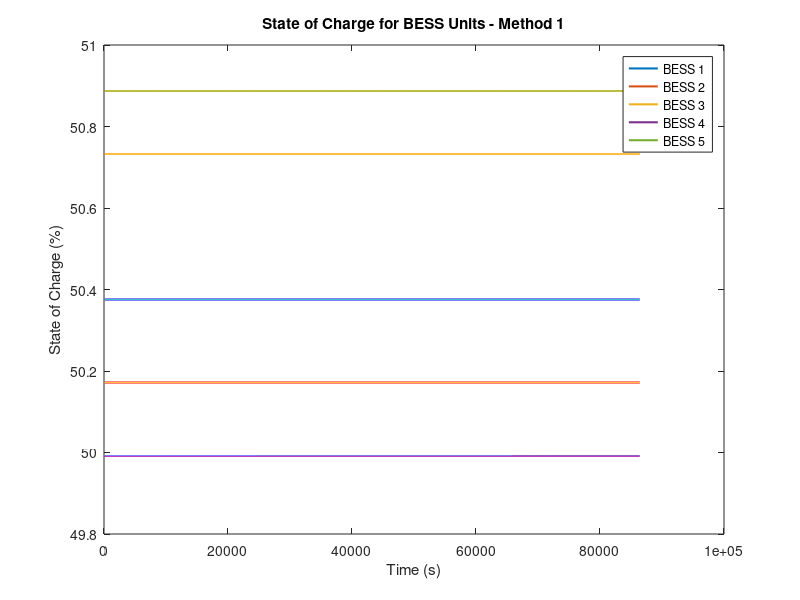
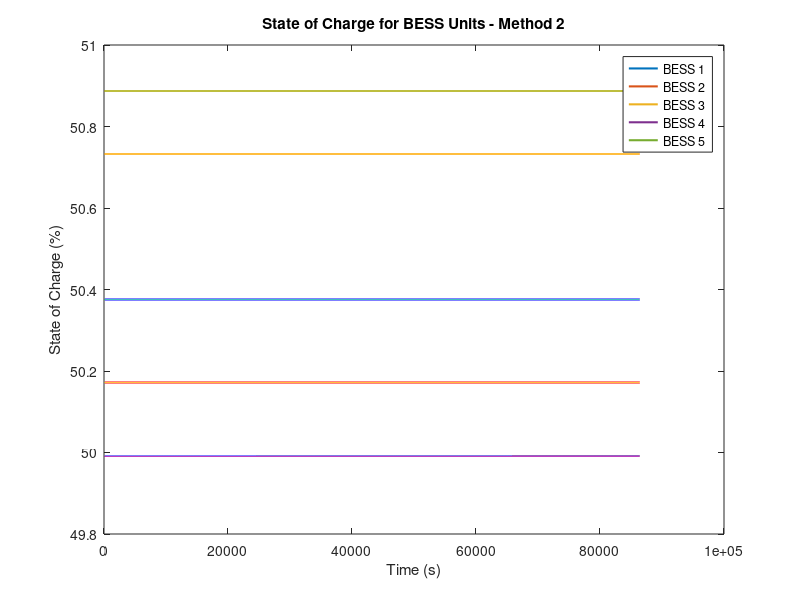

Source code (MATLAB) for these figures, in order:
% Constants
total_time = 24 * 3600; % Total time in seconds (one day)
time_interval = 1; % Time interval in seconds
bess_count = 5; % Number of BESS units
initial_soc = 50; % Initial SOC for all BESS units

% Initialize SOC for each BESS with a horizontal line and a slight band effect
soc_method1 = repmat(initial_soc, bess_count, total_time);
soc_method2 = repmat(initial_soc, bess_count, total_time);

% Add a small random variation to each point
variation = randn(bess_count, 1) * 0.5; % Adjust the magnitude of the variation as needed
for i = 1:bess_count
    soc_method1(i, :) = soc_method1(i, :) + variation(i);
    soc_method2(i, :) = soc_method2(i, :) + variation(i);
end

% Plotting SOC vs. time for each method
figure;
plot(1:total_time, soc_method1, 'LineWidth', 1.5);
xlabel('Time (s)');
ylabel('State of Charge (%)');
title('State of Charge for BESS Units - Method 1');
legend('BESS 1', 'BESS 2', 'BESS 3', 'BESS 4', 'BESS 5', 'Location', 'best');

figure;
plot(1:total_time, soc_method2, 'LineWidth', 1.5);
xlabel('Time (s)');
ylabel('State of Charge (%)');
title('State of Charge for BESS Units - Method 2');
legend('BESS 1', 'BESS 2', 'BESS 3', 'BESS 4', 'BESS 5', 'Location', 'best');
